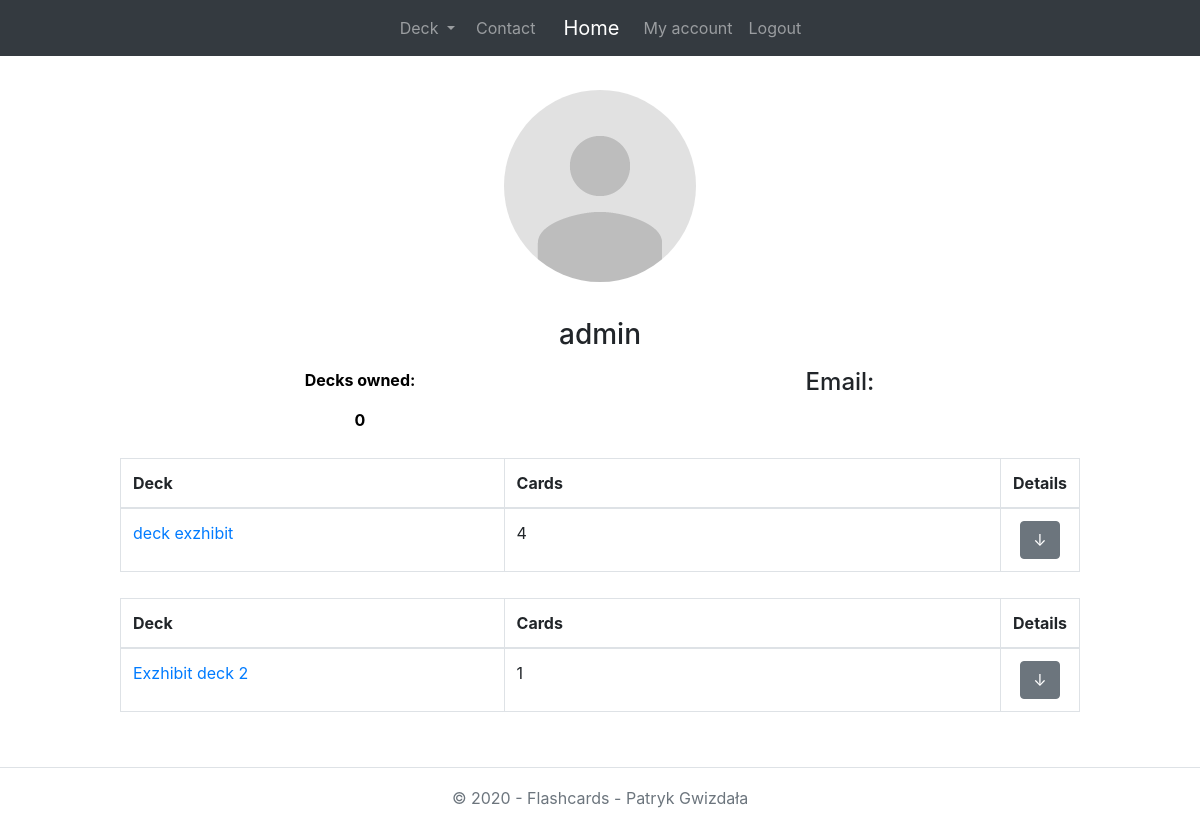
The page /accounts/profile/1 (signed in) on the database as committed earlier.
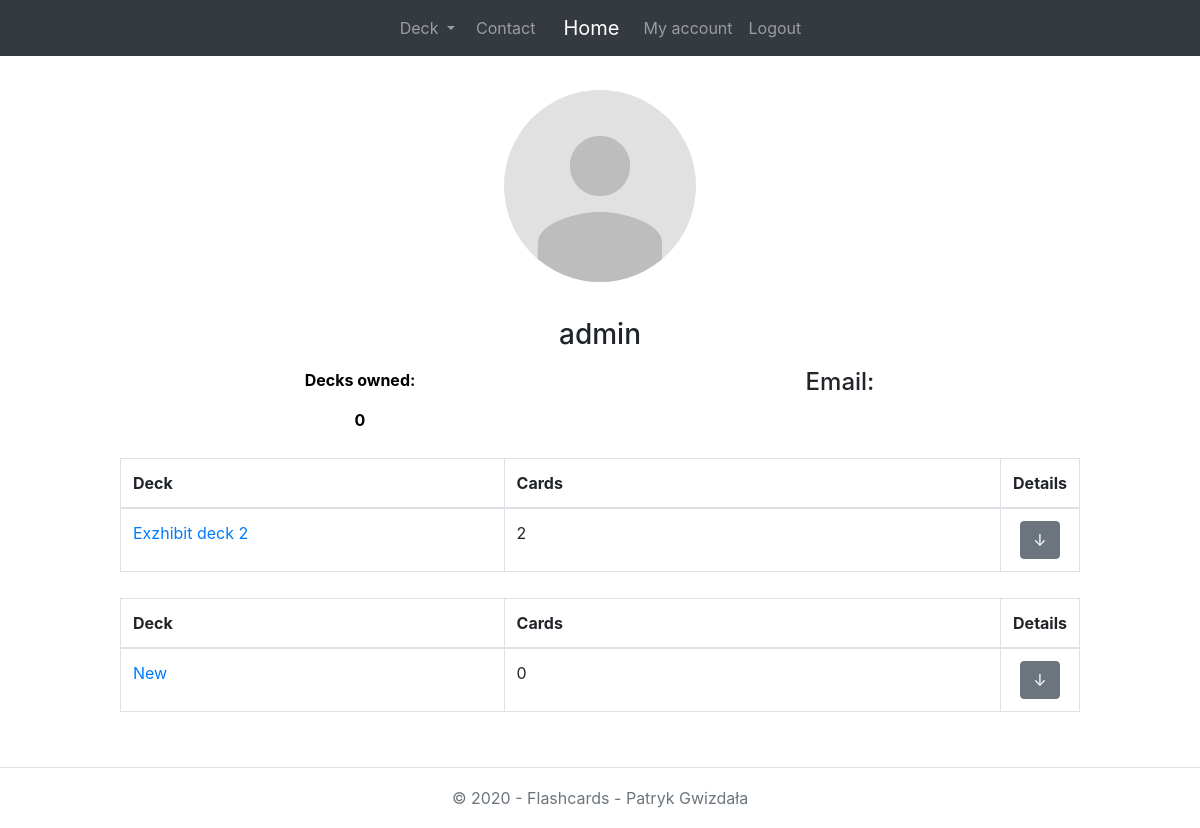
The same page on the database as committed later.
### FlashcardsWeb/models.py (models this page shows, shortened)
class Deck(models.Model):
    creator = models.ForeignKey(User, on_delete=models.SET_NULL, null=True, blank=True)
    title = models.CharField(max_length=64, null=False, blank=False, help_text="64 characters maximum")
    description = models.CharField(max_length=64, null=False, blank=True)
    is_public = models.BooleanField(default=False)
    def num_of_cards(self):
        return self.card_set.count()
    num_of_cards.short_description = 'Card Count'

### FlashcardsWeb/views.py (the view)
# urls.py: path('accounts/profile/<int:pk>', UserDetailView.as_view(), name='profile'),
class UserDetailView(DetailView):
    model = User
    template_name = 'user/user_profile_view.html'
    def get_context_data(self, **kwargs):
        decks = Deck.objects.filter(creator=self.request.user)
        context = super(UserDetailView, self).get_context_data(**kwargs)
        context['decks'] = decks
        return context

### FlashcardsWeb/templates/user/user_profile_view.html (shortened to what this page needs)
{% extends 'base.html' %}
{% block content %}
    <div class="container">
        <div class="row justify-content-center">
            <div class="user-image-placeholder">
                <div class="col-sm-2">
                    <img class="img-circle img-responsive" src="../../static/avatar_2x.png">
                </div>
            </div>
        </div>
        <div class="row text-center justify-content-center">
            <div class="col-md-6 col-sm-6">
                <p><h3>{{ user.username }}</h3></p>
            </div>
        </div>
        <div class="row justify-content-center">
            <div class="col-md-6">
                <div class="row justify-content-center">
                    <p><b>Decks owned:</b></p>
                </div>
                <div class="row justify-content-center">
                    <p><b>{{ user.deck_set.count }}</b></p>
                </div>
            </div>
            <div class="col-md-6">
                <div class="row justify-content-center">
                    <p><h4>Email:</h4></p>
                </div>
                <div class="row justify-content-center">
                </div>
            </div>
        </div>
    </div>
    {% for deck in decks %}
        <table class="table table-bordered profile-table">
            <thead>
            <tr>
                <th style="width:40%">Deck</th>
                <th>Cards</th>
                <th style="width:5%">Details</th>
            </tr>
            </thead>
            <tbody>
            <tr>
                <td><a href="{% url 'deck_detail' deck.pk %}">{{ deck.title }}</a></td>
                <td>{{ deck.num_of_cards }}</td>
                <td align="center">
                    <button class="btn btn-secondary" type="button" data-toggle="collapse"
                            data-target="#collapseExample{{ deck.id }}"
                            aria-expanded="false" aria-controls="collapseExample">
                        &darr;
                    </button>
                </td>
            </tr>
        </table>
    {% endfor %}
{% endblock %}

Rows that differ between the two databases and show on the page:
no longer on this page (row edited): Deck: title "deck exzhibit", num_of_cards "4"
computed for Deck "Exzhibit deck 2": num_of_cards "1" → "2"
added Deck: title "New", num_of_cards "0"
